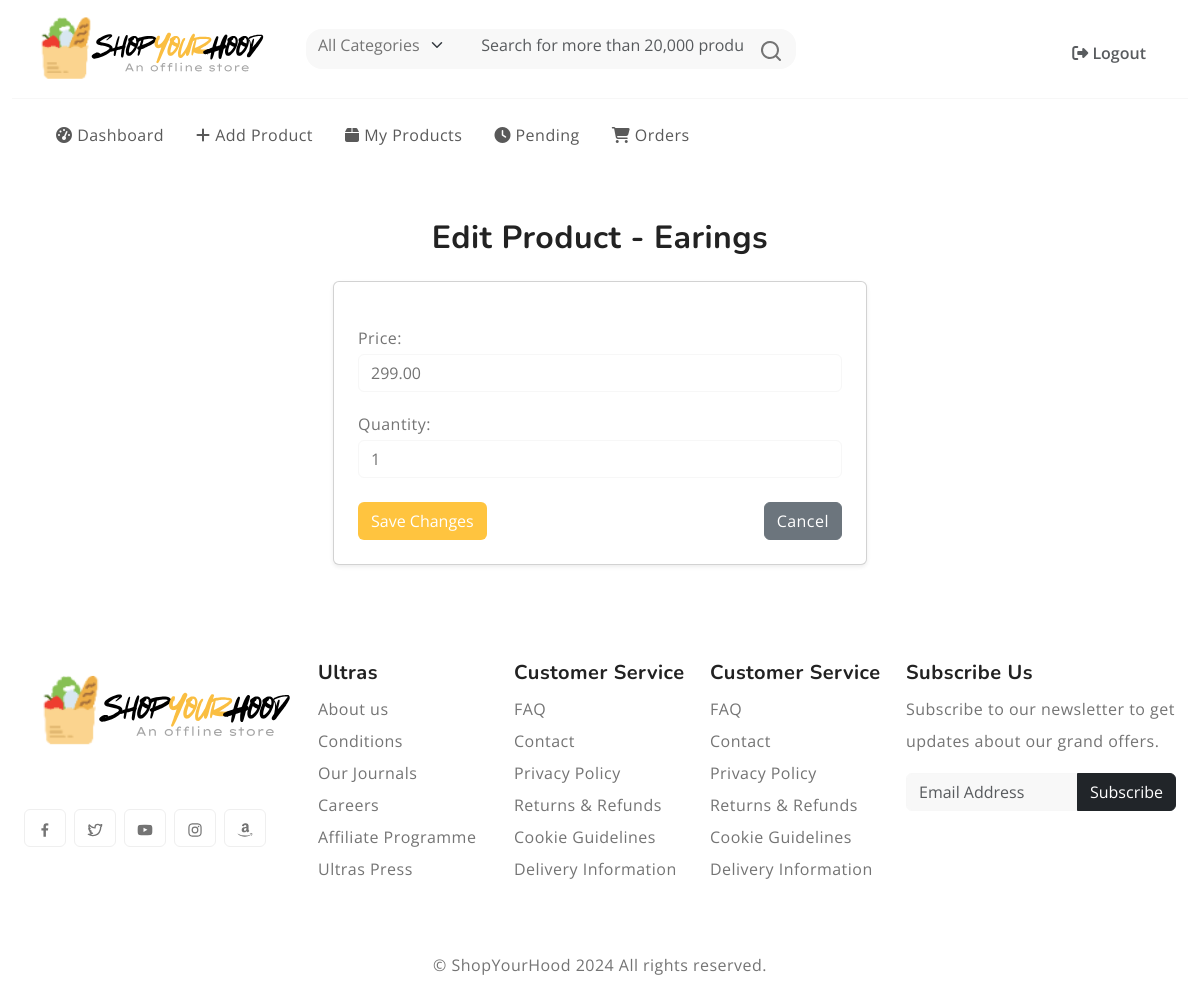
The page /products/view_pending_requests/edit/5/ (signed in) on the database its author committed.
### products/models.py (models this page shows, shortened)
class ShopProduct(models.Model):
    shop = models.ForeignKey(ShopProfile, on_delete=models.CASCADE)
    product = models.ForeignKey(Product, on_delete=models.CASCADE)
    quantity = models.IntegerField()
    price = models.DecimalField(max_digits=10, decimal_places=2)
    class Meta:
        unique_together = ['shop', 'product']  # Ensure each shop can only add a product once

class Product(models.Model):
    CATEGORY_CHOICES = [
        ('electronics', 'Electronics'),
        ('fashion', 'Fashion'),
        ('home', 'Home & Kitchen'),
        ('books', 'Books'),
        ('toys', 'Toys & Games'),
    ]
    name = models.CharField(max_length=255)
    category = models.CharField(max_length=255, choices=CATEGORY_CHOICES)
    description = models.TextField()
    image = models.ImageField(upload_to='product_images/')
    is_verified = models.BooleanField(default=False)
    added_by = models.ForeignKey(ShopProfile, on_delete=models.SET_NULL, null=True, blank=True)

### products/views.py (the view)
    def _wrapped_view(request, *args, **kwargs):
        if request.user.is_authenticated and request.user.user_type == 2:
            return view_func(request, *args, **kwargs)
        return redirect('login')

### products/forms.py
class ShopProductForm(forms.ModelForm):
    class Meta:
        model = ShopProduct
        fields = ['quantity', 'price']

### products/views.py (called while the page is built)
def shop_owner_required(view_func):
    def _wrapped_view(request, *args, **kwargs):
        if request.user.is_authenticated and request.user.user_type == 2:
            return view_func(request, *args, **kwargs)
        return redirect('login')
    return _wrapped_view

@login_required
@shop_owner_required
def edit_shop_product(request, product_id):
    shop_product = get_object_or_404(ShopProduct, id=product_id, shop=request.user.shopprofile)
    if request.method == 'POST':
        form = ShopProductForm(request.POST, instance=shop_product)
        if form.is_valid():
            form.save()
            return redirect('view_verified_products')
    else:
        form = ShopProductForm(instance=shop_product)
    return render(request, 'product/edit_shop_product.html', {'form': form, 'shop_product': shop_product})

### products/templates/product/edit_shop_product.html (shortened to what this page needs)
{% extends 'layout.html' %}
{% load widget_tweaks %}
{% block content %}
<div class="container mt-5">
    <h2 class="text-center mb-4">Edit Product - {{ shop_product.product.name }}</h2>
    <div class="row justify-content-center">
        <div class="col-md-8 col-lg-6">
            <div class="card shadow-sm p-4">
                <form method="post">
                    <div class="form-group mb-3">
                        {{ form.price.label_tag }}
                        {{ form.price|add_class:"form-control" }}
                    </div>
                    <div class="form-group mb-3">
                        {{ form.quantity.label_tag }}
                        {{ form.quantity|add_class:"form-control" }}
                    </div>
                    <div class="d-flex justify-content-between mt-4">
                        <button type="submit" class="btn btn-primary">Save Changes</button>
                        <a href="{% url 'view_verified_products' %}" class="btn btn-secondary">Cancel</a>
                    </div>
                </form>
            </div>
        </div>
    </div>
</div>
{% endblock %}

### static/style.css (style rules this page uses)
:root { --header-height : 160px; --header-height-min : 80px; }
:root { --accent-color : #FFC43F; --dark-color : #222222; --light-dark-color : #727272; --light-color : #fff; --grey-color : #dbdbdb; --light-grey-color : #fafafa; --primary-color : #6995B1; --light-primary-color : #eef1f3; }
:root { --body-font : "Open Sans", sans-serif; --heading-font : "Nunito", sans-serif; }
body { --bs-link-color: #333; --bs-link-hover-color:#333; --bs-link-color-rgb: 40,40,40; --bs-link-hover-color-rgb: 0,0,0; --bs-light-rgb: 248, 248, 248; --bs-font-sans-serif: "Open Sans", sans-serif; --bs-body-font-family: var(--bs-font-sans-serif); --bs-body-font-size: 1rem; --bs-body-font-weight: 400; --bs-body-line-height: 2; --bs-body-color: #747474; --bs-primary: #FFC43F; --bs-primary-rgb: 255, 196, 63; --bs-success: #a3be4c; --bs-success-rgb: 163, 190, 76; --bs-primary-bg-subtle: #FFF9EB; --bs-success-bg-subtle: #eef5e5; --bs-border-color: #F7F7F7; --bs-secondary-rgb: 230, 243, 251; --bs-danger-rgb: 249, 235, 231; --bs-warning-rgb: 255, 249, 235; --bs-info-rgb: 230, 243, 250; }
.btn-primary { --bs-btn-color: #fff; --bs-btn-bg: #ffc43f; --bs-btn-border-color: transparent; --bs-btn-hover-color: #fff; --bs-btn-hover-bg: #f7a422; --bs-btn-hover-border-color: transparent; --bs-btn-focus-shadow-rgb: 49,132,253; --bs-btn-active-color: #fff; --bs-btn-active-bg: #ffc43f; --bs-btn-active-border-color: transparent; --bs-btn-active-shadow: inset 0 3px 5px rgba(0, 0, 0, 0.125); --bs-btn-disabled-color: #fff; --bs-btn-disabled-bg: #d3d7dd; --bs-btn-disabled-border-color: transparent; }
body { letter-spacing: 0.03em; }
h1,h2,h3,h4,h5,h6 { font-family: var(--heading-font); color: var(--dark-color); font-weight: 700; }
.container, .container-fluid, .container-lg, .container-md, .container-sm, .container-xl, .container-xxl { --bs-gutter-x: 3rem; }
.text-center { text-align: center; }

### rows shown on the page
ShopProduct: product.name "Earings", price "299.00", quantity "1"

### other values the page prints
{{ item.name }} "Logout"
{{ item.name }} "Dashboard" "Add Product" "My Products" "Pending" "Orders"
